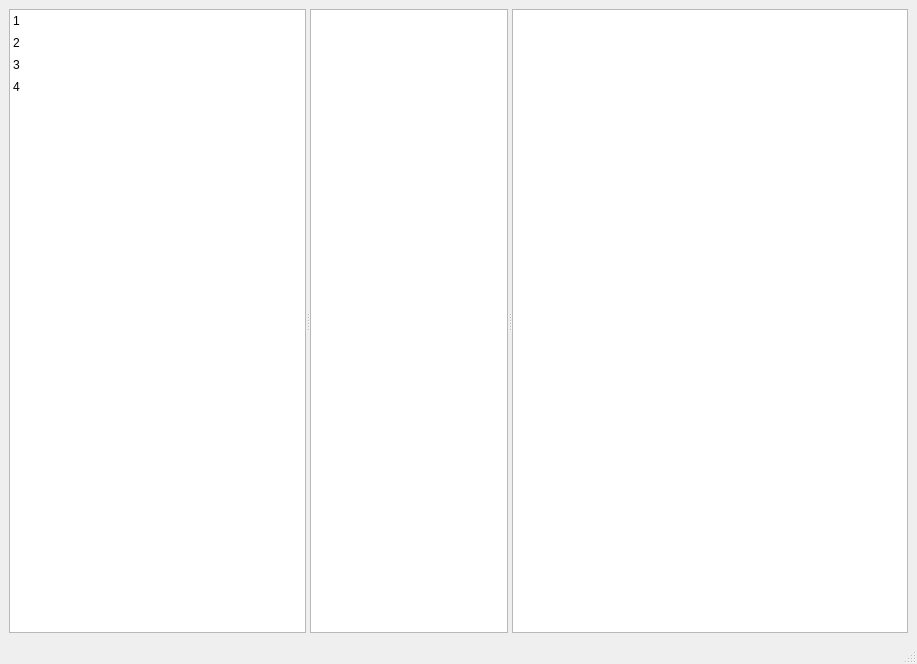
<?xml version="1.0" encoding="UTF-8"?>
<ui version="4.0">
 <class>MainWindow</class>
 <widget class="QMainWindow" name="MainWindow">
  <property name="geometry">
   <rect>
    <x>0</x>
    <y>0</y>
    <width>917</width>
    <height>664</height>
   </rect>
  </property>
  <property name="windowTitle">
   <string>Редактор политик</string>
  </property>
  <property name="toolTip">
   <string/>
  </property>
  <widget class="QWidget" name="centralwidget">
   <layout class="QHBoxLayout" name="horizontalLayout">
    <item>
     <widget class="QSplitter" name="splitter">
      <property name="orientation">
       <enum>Qt::Horizontal</enum>
      </property>
      <property name="childrenCollapsible">
       <bool>false</bool>
      </property>
      <widget class="QListWidget" name="listWidget">
       <property name="sizePolicy">
        <sizepolicy hsizetype="MinimumExpanding" vsizetype="Expanding">
         <horstretch>3</horstretch>
         <verstretch>0</verstretch>
        </sizepolicy>
       </property>
       <property name="minimumSize">
        <size>
         <width>50</width>
         <height>0</height>
        </size>
       </property>
       <property name="styleSheet">
        <string notr="true">QListWidget::item {
	margin: 4px;
}</string>
       </property>
       <item>
        <property name="text">
         <string>1</string>
        </property>
       </item>
       <item>
        <property name="text">
         <string>2</string>
        </property>
       </item>
       <item>
        <property name="text">
         <string>3</string>
        </property>
       </item>
       <item>
        <property name="text">
         <string>4</string>
        </property>
       </item>
      </widget>
      <widget class="QTextEdit" name="textEdit">
       <property name="sizePolicy">
        <sizepolicy hsizetype="MinimumExpanding" vsizetype="Expanding">
         <horstretch>2</horstretch>
         <verstretch>0</verstretch>
        </sizepolicy>
       </property>
       <property name="minimumSize">
        <size>
         <width>50</width>
         <height>0</height>
        </size>
       </property>
       <property name="maximumSize">
        <size>
         <width>16777215</width>
         <height>16777215</height>
        </size>
       </property>
       <property name="textInteractionFlags">
        <set>Qt::TextSelectableByKeyboard|Qt::TextSelectableByMouse</set>
       </property>
      </widget>
      <widget class="QListWidget" name="listWidget_2">
       <property name="sizePolicy">
        <sizepolicy hsizetype="Expanding" vsizetype="Expanding">
         <horstretch>4</horstretch>
         <verstretch>0</verstretch>
        </sizepolicy>
       </property>
       <property name="minimumSize">
        <size>
         <width>50</width>
         <height>0</height>
        </size>
       </property>
       <property name="styleSheet">
        <string notr="true">QListWidget::item {
	margin: 4px;
}</string>
       </property>
      </widget>
     </widget>
    </item>
   </layout>
  </widget>
  <widget class="QMenuBar" name="menubar">
   <property name="geometry">
    <rect>
     <x>0</x>
     <y>0</y>
     <width>917</width>
     <height>19</height>
    </rect>
   </property>
  </widget>
  <widget class="QStatusBar" name="statusbar"/>
 </widget>
 <resources/>
 <connections/>
</ui>
